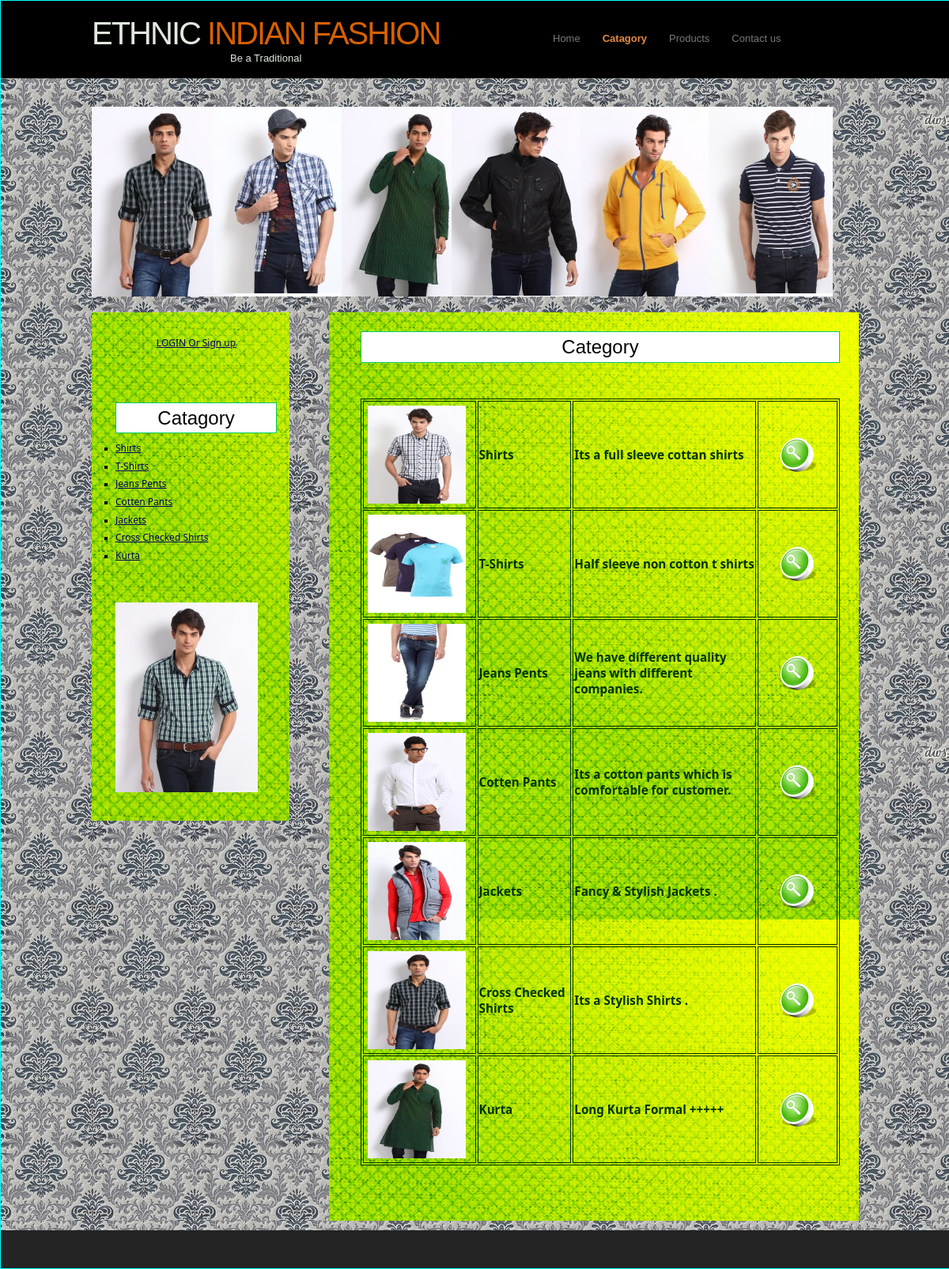
The page /show_catagory.php on the database its author committed.
### tables this page shows
CREATE TABLE IF NOT EXISTS `category_master` (
  `CategoryId` int(11) NOT NULL AUTO_INCREMENT,
  `CategoryName` varchar(20) NOT NULL,
  `Description` varchar(200) NOT NULL,
  `Image` varchar(100) NOT NULL,
  PRIMARY KEY (`CategoryId`)
);

### show_catagory.php (the view, shortened to what this page needs)
<html>
<head>
<link href="style.css" rel="stylesheet" type="text/css" />
<link href="SpryAssets/SpryValidationTextField.css" rel="stylesheet" type="text/css" />
<meta http-equiv="Content-Type" content="text/html; charset=iso-8859-1"></head>
<body>
<div>
  <div class="header">
    <div class="header_resize">
      <div class="logo">
        <h1><a href="index.html">ETHNIC<span> INDIAN FASHION</span><small><center>Be a Traditional</center></small></a></h1>
      </div>
      <div class="menu_nav">
      <ul>
            <li><a href="index.php">Home</a></li>
          <li class="active"><a href="show_catagory.php">Catagory</a></li>
          <li><a href="show_products.php">Products</a></li>
          <li><a href="contactus.php">Contact us</a></li>
        </ul>
      </div>
    </div>
  </div>
  <div class="content">
    <div class="content_resize">
      <div class="hbg"><a href="#" onMouseOut="MM_swapImgRestore()" onMouseOver="MM_swapImage('Image4','','img/101.png',1)"><img src="img/100.png" alt="Sorry" width="937" height="240" id="Image4" /></a></div>
      <div class="mainbar">
        <div class="article">
          <h2 align="center">Category</h2>
          <p align="center">&nbsp;</p>
          <div>
            <table width="100%" border="1" bordercolor="#003300" >
              <?php
$sql = "select * from Category_Master";
$result = mysql_query($sql);
while($row = mysql_fetch_array($result))
{
$Id=$row['CategoryId'];
$CategoryName=$row['CategoryName'];
$Description=$row['Description'];
$Image=$row['Image'];
?>
              <tr>
                <td width="24%"><img src="Products/<?php echo $Image;?>" width="124" height="124" border="0" /></td>
                <td width="20%"><div align="left" class="style9"><?php echo $CategoryName;?></div></td>
                <td width="39%"><div align="left" class="style9"><?php echo $Description;?></div></td>
                <td width="17%"><div align="center"><a href="products.php?CategoryId=<?php echo $Id;?>"><img src="img/96.png" border="0""/></a></div></td>
              </tr>
              <?php
}
?>
            </table>
            <p>&nbsp;</p>
          </div>
        </div>
      </div>
      <div class="sidebar">
        <div class="gadget">
         <div>
            <p align="center"><a href="index.php" class="style12 style11">LOGIN Or Sign up </a></p>
          </div>
        </div>
        <div class="gadget">
          <h2 align="center" class="star">Catagory</h2>
         <div>
            <ul class="side">
              <?php
$sql = "select * from Category_Master";
$result = mysql_query($sql);
while($row = mysql_fetch_array($result))
{
$Id=$row['CategoryId'];
$CategoryName=$row['CategoryName'];
?>
              <ul>
                <ul>
                  <li><a href="products.php?CategoryId=<?php echo $Id;?>" class="style11"><?php echo $CategoryName;?></a></li>
                </ul>
              </ul>
              <?php
	}
?>
            </ul>
          </div>
        </div>
        <div class="gadget">
          <p><a href="#" onMouseOut="MM_swapImgRestore()" onMouseOver="MM_swapImage('Image4','','img/2.jpg',1)"><img src="img/7.jpg" name="Image4" width="180" height="240" border="0" id="Image" /></a></p>
        </div>
      </div>
    </div>
  </div>
  <div class="footer">
    <div class="footer_resize">
    </div>
  </div>
</div>
</body>
</html>

### style.css (style rules this page uses)
body { margin:0; padding:0; width:100%; font-family: Arial, Helvetica, sans-serif; font-size: 12px; font-style: normal; line-height: 1.8em; font-weight: lighter; font-variant: normal; position: absolute; height: auto; border: thin ridge #00FFFF; background-color: #8F8F8F; }
html, .main { padding:0; margin:0; background:#fbfbfb; }
.logo { height:98px; float:left; }
h1 { margin: 0; padding: 17px 0; color: #000000; font: bold 40px/1.2em Arial, Helvetica, sans-serif; letter-spacing: -2px; }
h1 a, h1 a:hover { color:#e1e9df; text-decoration:none; }
h1 span { color:#d76002; }
h1 small { display:block; padding:0; font:normal 13px/1.2em Arial, Helvetica, sans-serif; letter-spacing:normal; }
h2 { height: auto; width: auto; margin-top: 8px; margin-right: 0; margin-bottom: 8px; margin-left: 0; padding-top: 8px; padding-right: 0; padding-bottom: 8px; padding-left: 0; border: thin groove #00CC66; font-family: Arial, Helvetica, sans-serif; font-size: 24px; font-weight: lighter; font-style: normal; color: #000; background-color: #FFFFFF; }
p { margin: 8px 0; padding: 0 0 8px 0; font: normal 12px/1.8em Arial, Helvetica, sans-serif; color: #000; }
a { color:#000066; text-decoration:underline; font-weight: normal; }
.header, .content, .menu_nav, .fbg, .footer, form, ol, ol li, ul, .content .mainbar, .content .sidebar { margin: 0; padding: 0; font-size: 12px; font-weight: bold; font-family: Arial, Helvetica, sans-serif; }
.header { height:98px; background-color: #000000; }
.header_resize { margin:0 auto; padding:0; width:970px; }
.hbg { width:970px; padding:20px 0; }
.menu_nav { margin:0; padding:25px 0 0 20px; float:right; width:400px; }
.menu_nav ul { list-style:none; }
.menu_nav ul li { margin:0; padding:0 2px 0 0; float:left; background:url(images/menu_line.gif) no-repeat right center; }
.menu_nav ul li a { display:block; margin:0; padding:12px 13px; color:#7b7a7a; text-decoration:none; font-size:13px; }
.menu_nav ul li.active a, .menu_nav ul li a:hover { font-weight:bold; color:#e58a42; }
.content { margin-bottom:12px; background-color: #F0F0F0; background-image: url(images/18516-vintage-pattern-1280x800-abstract-wallpaper.jpg); }
.content_resize { margin:0 auto; padding:16px 0 0; width:970px; }
.mainbar { margin:0; padding:0; float:right; width:670px; }
.mainbar img { padding:4px; }
.mainbar .article { margin: 0; padding: 16px 24px 24px 40px; text-align: center; font-size: 12px; font-family: "Segoe UI", "Microsoft Sans Serif"; background-image: url(images/10447-green-fabric-1366x768-abstract-wallpaper.png); }
.sidebar { padding:0; float:left; width:250px; background:#f7f7f7; background-image: url(images/10447-green-fabric-1366x768-abstract-wallpaper.png); }
.sidebar .gadget { margin: 0; padding: 20px 16px 20px 30px; font-weight: bold; }
.footer { color:#959595; background-color:#242424; }
.footer_resize { margin:0 auto; padding:24px 40px; width:890px; }

### show_catagory.php (style rules this page uses)
body { background-image: url(images/18516-vintage-pattern-1280x800-abstract-wallpaper.jpg); }
.style11 { font-family: "Segoe UI", "Microsoft Sans Serif" }

### rows shown on the page
category_master: Image (picture), CategoryName "Shirts", Description "Its a full sleeve cottan shirts"
category_master: Image (picture), CategoryName "T-Shirts", Description "Half sleeve non cotton t shirts"
category_master: Image (picture), CategoryName "Jeans Pents", Description "We have different quality jeans with different companies."
category_master: Image (picture), CategoryName "Cotten Pants", Description "Its a cotton pants which is comfortable for customer."
category_master: Image (picture), CategoryName "Jackets", Description "Fancy & Stylish Jackets ."
category_master: Image (picture), CategoryName "Cross Checked Shirts", Description "Its a Stylish Shirts ."
category_master: Image (picture), CategoryName "Kurta", Description "Long Kurta Formal +++++"
